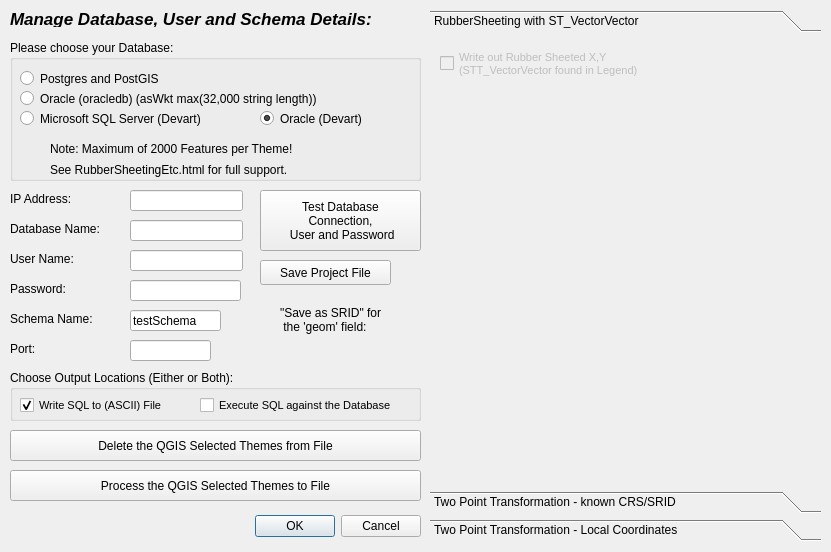
<?xml version="1.0" encoding="UTF-8"?>
<ui version="4.0">
 <class>RubberSheetingEtcDialogBase</class>
 <widget class="QDialog" name="RubberSheetingEtcDialogBase">
  <property name="geometry">
   <rect>
    <x>0</x>
    <y>0</y>
    <width>831</width>
    <height>552</height>
   </rect>
  </property>
  <property name="windowTitle">
   <string>RubberSheetingEtc_DEV</string>
  </property>
  <widget class="QDialogButtonBox" name="button_box">
   <property name="geometry">
    <rect>
     <x>80</x>
     <y>510</y>
     <width>341</width>
     <height>32</height>
    </rect>
   </property>
   <property name="orientation">
    <enum>Qt::Horizontal</enum>
   </property>
   <property name="standardButtons">
    <set>QDialogButtonBox::Cancel|QDialogButtonBox::Ok</set>
   </property>
  </widget>
  <widget class="QLabel" name="label_6">
   <property name="geometry">
    <rect>
     <x>10</x>
     <y>10</y>
     <width>451</width>
     <height>17</height>
    </rect>
   </property>
   <property name="font">
    <font>
     <pointsize>13</pointsize>
     <weight>75</weight>
     <italic>true</italic>
     <bold>true</bold>
    </font>
   </property>
   <property name="text">
    <string>Manage Database, User and Schema Details:</string>
   </property>
  </widget>
  <widget class="QLabel" name="label_11">
   <property name="geometry">
    <rect>
     <x>20</x>
     <y>330</y>
     <width>411</width>
     <height>17</height>
    </rect>
   </property>
   <property name="text">
    <string/>
   </property>
  </widget>
  <widget class="QLineEdit" name="PG_Username">
   <property name="geometry">
    <rect>
     <x>130</x>
     <y>250</y>
     <width>113</width>
     <height>21</height>
    </rect>
   </property>
  </widget>
  <widget class="QLabel" name="label">
   <property name="geometry">
    <rect>
     <x>10</x>
     <y>190</y>
     <width>91</width>
     <height>17</height>
    </rect>
   </property>
   <property name="text">
    <string>IP Address:</string>
   </property>
  </widget>
  <widget class="QLabel" name="label_7">
   <property name="geometry">
    <rect>
     <x>10</x>
     <y>310</y>
     <width>121</width>
     <height>17</height>
    </rect>
   </property>
   <property name="text">
    <string>Schema Name:</string>
   </property>
  </widget>
  <widget class="QLabel" name="label_3">
   <property name="geometry">
    <rect>
     <x>10</x>
     <y>250</y>
     <width>121</width>
     <height>17</height>
    </rect>
   </property>
   <property name="text">
    <string>User Name:</string>
   </property>
  </widget>
  <widget class="QLineEdit" name="PG_DBName">
   <property name="geometry">
    <rect>
     <x>130</x>
     <y>220</y>
     <width>113</width>
     <height>21</height>
    </rect>
   </property>
  </widget>
  <widget class="QgsProjectionSelectionWidget" name="mQgsProjectionSelectionWidget_Table">
   <property name="geometry">
    <rect>
     <x>230</x>
     <y>340</y>
     <width>191</width>
     <height>27</height>
    </rect>
   </property>
  </widget>
  <widget class="QLabel" name="label_4">
   <property name="geometry">
    <rect>
     <x>10</x>
     <y>280</y>
     <width>121</width>
     <height>17</height>
    </rect>
   </property>
   <property name="text">
    <string>Password:</string>
   </property>
  </widget>
  <widget class="QLineEdit" name="PG_Port">
   <property name="geometry">
    <rect>
     <x>130</x>
     <y>340</y>
     <width>81</width>
     <height>21</height>
    </rect>
   </property>
   <property name="alignment">
    <set>Qt::AlignRight|Qt::AlignTrailing|Qt::AlignVCenter</set>
   </property>
  </widget>
  <widget class="QLineEdit" name="PG_IPAddress">
   <property name="geometry">
    <rect>
     <x>130</x>
     <y>190</y>
     <width>113</width>
     <height>21</height>
    </rect>
   </property>
   <property name="text">
    <string/>
   </property>
  </widget>
  <widget class="QLabel" name="label_2">
   <property name="geometry">
    <rect>
     <x>10</x>
     <y>220</y>
     <width>121</width>
     <height>17</height>
    </rect>
   </property>
   <property name="text">
    <string>Database Name:</string>
   </property>
  </widget>
  <widget class="QGroupBox" name="groupBox">
   <property name="geometry">
    <rect>
     <x>10</x>
     <y>40</y>
     <width>411</width>
     <height>141</height>
    </rect>
   </property>
   <property name="title">
    <string>Please choose your Database:</string>
   </property>
   <widget class="QRadioButton" name="rb_PostGIS">
    <property name="geometry">
     <rect>
      <x>10</x>
      <y>30</y>
      <width>181</width>
      <height>17</height>
     </rect>
    </property>
    <property name="text">
     <string>Postgres and PostGIS</string>
    </property>
   </widget>
   <widget class="QRadioButton" name="c2c">
    <property name="geometry">
     <rect>
      <x>10</x>
      <y>50</y>
      <width>381</width>
      <height>17</height>
     </rect>
    </property>
    <property name="text">
     <string>Oracle (oracledb) (asWkt max(32,000 string length))</string>
    </property>
   </widget>
   <widget class="QRadioButton" name="m2m">
    <property name="geometry">
     <rect>
      <x>10</x>
      <y>70</y>
      <width>231</width>
      <height>17</height>
     </rect>
    </property>
    <property name="text">
     <string>Microsoft SQL Server (Devart)</string>
    </property>
    <property name="checked">
     <bool>false</bool>
    </property>
   </widget>
   <widget class="QRadioButton" name="o1o">
    <property name="geometry">
     <rect>
      <x>250</x>
      <y>70</y>
      <width>131</width>
      <height>17</height>
     </rect>
    </property>
    <property name="text">
     <string>Oracle (Devart)</string>
    </property>
    <property name="checked">
     <bool>true</bool>
    </property>
   </widget>
   <widget class="QLabel" name="label_9">
    <property name="geometry">
     <rect>
      <x>40</x>
      <y>100</y>
      <width>321</width>
      <height>17</height>
     </rect>
    </property>
    <property name="text">
     <string>Note: Maximum of 2000 Features per Theme!</string>
    </property>
   </widget>
   <widget class="QLabel" name="label_10">
    <property name="geometry">
     <rect>
      <x>40</x>
      <y>120</y>
      <width>321</width>
      <height>20</height>
     </rect>
    </property>
    <property name="text">
     <string>See RubberSheetingEtc.html for full support.</string>
    </property>
   </widget>
  </widget>
  <widget class="QLineEdit" name="PG_SchemaName">
   <property name="geometry">
    <rect>
     <x>130</x>
     <y>310</y>
     <width>91</width>
     <height>21</height>
    </rect>
   </property>
   <property name="text">
    <string>testSchema</string>
   </property>
  </widget>
  <widget class="QPushButton" name="d2d">
   <property name="geometry">
    <rect>
     <x>260</x>
     <y>190</y>
     <width>161</width>
     <height>61</height>
    </rect>
   </property>
   <property name="layoutDirection">
    <enum>Qt::LeftToRight</enum>
   </property>
   <property name="text">
    <string>Test Database
Connection,
 User and Password</string>
   </property>
  </widget>
  <widget class="QgsPasswordLineEdit" name="PG_Password">
   <property name="geometry">
    <rect>
     <x>130</x>
     <y>280</y>
     <width>111</width>
     <height>21</height>
    </rect>
   </property>
  </widget>
  <widget class="QLabel" name="label_8">
   <property name="geometry">
    <rect>
     <x>280</x>
     <y>299</y>
     <width>141</width>
     <height>41</height>
    </rect>
   </property>
   <property name="text">
    <string>&quot;Save as SRID&quot; for 
 the 'geom' field:</string>
   </property>
  </widget>
  <widget class="QLabel" name="label_5">
   <property name="geometry">
    <rect>
     <x>10</x>
     <y>340</y>
     <width>67</width>
     <height>17</height>
    </rect>
   </property>
   <property name="text">
    <string>Port:</string>
   </property>
  </widget>
  <widget class="QLabel" name="label_12">
   <property name="geometry">
    <rect>
     <x>30</x>
     <y>510</y>
     <width>141</width>
     <height>31</height>
    </rect>
   </property>
   <property name="text">
    <string/>
   </property>
  </widget>
  <widget class="QPushButton" name="g1g">
   <property name="geometry">
    <rect>
     <x>260</x>
     <y>260</y>
     <width>131</width>
     <height>25</height>
    </rect>
   </property>
   <property name="text">
    <string>Save Project File</string>
   </property>
  </widget>
  <widget class="QPushButton" name="h1h">
   <property name="geometry">
    <rect>
     <x>10</x>
     <y>470</y>
     <width>411</width>
     <height>31</height>
    </rect>
   </property>
   <property name="text">
    <string>Process the QGIS Selected Themes to File</string>
   </property>
  </widget>
  <widget class="QGroupBox" name="groupBox_2">
   <property name="geometry">
    <rect>
     <x>10</x>
     <y>370</y>
     <width>411</width>
     <height>51</height>
    </rect>
   </property>
   <property name="title">
    <string>Choose Output Locations (Either or Both):</string>
   </property>
   <widget class="QCheckBox" name="v1v">
    <property name="geometry">
     <rect>
      <x>10</x>
      <y>20</y>
      <width>161</width>
      <height>31</height>
     </rect>
    </property>
    <property name="font">
     <font>
      <pointsize>8</pointsize>
      <weight>50</weight>
      <bold>false</bold>
     </font>
    </property>
    <property name="text">
     <string>Write SQL to (ASCII) File</string>
    </property>
    <property name="checked">
     <bool>true</bool>
    </property>
   </widget>
   <widget class="QCheckBox" name="u1u">
    <property name="geometry">
     <rect>
      <x>190</x>
      <y>20</y>
      <width>201</width>
      <height>31</height>
     </rect>
    </property>
    <property name="font">
     <font>
      <pointsize>8</pointsize>
      <weight>50</weight>
      <bold>false</bold>
     </font>
    </property>
    <property name="text">
     <string>Execute SQL against the Database</string>
    </property>
   </widget>
  </widget>
  <widget class="QPushButton" name="e1e">
   <property name="geometry">
    <rect>
     <x>10</x>
     <y>430</y>
     <width>411</width>
     <height>31</height>
    </rect>
   </property>
   <property name="text">
    <string>Delete the QGIS Selected Themes from File</string>
   </property>
  </widget>
  <widget class="QToolBox" name="toolBox_Choice">
   <property name="geometry">
    <rect>
     <x>430</x>
     <y>10</y>
     <width>391</width>
     <height>531</height>
    </rect>
   </property>
   <widget class="QWidget" name="page">
    <property name="geometry">
     <rect>
      <x>0</x>
      <y>0</y>
      <width>391</width>
      <height>438</height>
     </rect>
    </property>
    <attribute name="label">
     <string>RubberSheeting with ST_VectorVector</string>
    </attribute>
    <widget class="QCheckBox" name="CB_DoRubberSheeting">
     <property name="enabled">
      <bool>false</bool>
     </property>
     <property name="geometry">
      <rect>
       <x>10</x>
       <y>10</y>
       <width>231</width>
       <height>31</height>
      </rect>
     </property>
     <property name="font">
      <font>
       <pointsize>8</pointsize>
       <weight>50</weight>
       <bold>false</bold>
      </font>
     </property>
     <property name="text">
      <string>Write out Rubber Sheeted X,Y 
(STT_VectorVector found in Legend)</string>
     </property>
    </widget>
   </widget>
   <widget class="QWidget" name="page_2">
    <property name="geometry">
     <rect>
      <x>0</x>
      <y>0</y>
      <width>96</width>
      <height>26</height>
     </rect>
    </property>
    <attribute name="label">
     <string>Two Point Transformation - known CRS/SRID</string>
    </attribute>
    <widget class="QLabel" name="label_13">
     <property name="geometry">
      <rect>
       <x>20</x>
       <y>0</y>
       <width>181</width>
       <height>17</height>
      </rect>
     </property>
     <property name="text">
      <string>From Easting/Longitude:</string>
     </property>
    </widget>
    <widget class="QLabel" name="label_14">
     <property name="geometry">
      <rect>
       <x>20</x>
       <y>30</y>
       <width>181</width>
       <height>17</height>
      </rect>
     </property>
     <property name="text">
      <string>From Northing/Latitude:</string>
     </property>
    </widget>
    <widget class="QLabel" name="label_15">
     <property name="geometry">
      <rect>
       <x>20</x>
       <y>90</y>
       <width>181</width>
       <height>17</height>
      </rect>
     </property>
     <property name="text">
      <string>To Northing/Latitude:</string>
     </property>
    </widget>
    <widget class="QLabel" name="label_16">
     <property name="geometry">
      <rect>
       <x>20</x>
       <y>60</y>
       <width>181</width>
       <height>17</height>
      </rect>
     </property>
     <property name="text">
      <string>To Easting/Longitude:</string>
     </property>
    </widget>
    <widget class="QLabel" name="label_17">
     <property name="geometry">
      <rect>
       <x>20</x>
       <y>150</y>
       <width>111</width>
       <height>17</height>
      </rect>
     </property>
     <property name="text">
      <string>Scale Factor:</string>
     </property>
    </widget>
    <widget class="QLabel" name="label_18">
     <property name="geometry">
      <rect>
       <x>20</x>
       <y>120</y>
       <width>141</width>
       <height>17</height>
      </rect>
     </property>
     <property name="text">
      <string>Rotation (Dec Deg):</string>
     </property>
    </widget>
    <widget class="QLineEdit" name="tb_FromE">
     <property name="geometry">
      <rect>
       <x>220</x>
       <y>0</y>
       <width>113</width>
       <height>21</height>
      </rect>
     </property>
     <property name="layoutDirection">
      <enum>Qt::LeftToRight</enum>
     </property>
     <property name="text">
      <string>0</string>
     </property>
     <property name="maxLength">
      <number>32</number>
     </property>
     <property name="alignment">
      <set>Qt::AlignRight|Qt::AlignTrailing|Qt::AlignVCenter</set>
     </property>
    </widget>
    <widget class="QLineEdit" name="tb_FromN">
     <property name="geometry">
      <rect>
       <x>220</x>
       <y>30</y>
       <width>113</width>
       <height>21</height>
      </rect>
     </property>
     <property name="text">
      <string>0</string>
     </property>
     <property name="maxLength">
      <number>32</number>
     </property>
     <property name="alignment">
      <set>Qt::AlignRight|Qt::AlignTrailing|Qt::AlignVCenter</set>
     </property>
    </widget>
    <widget class="QLineEdit" name="tb_ToE">
     <property name="geometry">
      <rect>
       <x>220</x>
       <y>60</y>
       <width>113</width>
       <height>21</height>
      </rect>
     </property>
     <property name="text">
      <string>0</string>
     </property>
     <property name="maxLength">
      <number>32</number>
     </property>
     <property name="alignment">
      <set>Qt::AlignRight|Qt::AlignTrailing|Qt::AlignVCenter</set>
     </property>
    </widget>
    <widget class="QLineEdit" name="tb_ToN">
     <property name="geometry">
      <rect>
       <x>220</x>
       <y>90</y>
       <width>113</width>
       <height>21</height>
      </rect>
     </property>
     <property name="text">
      <string>0</string>
     </property>
     <property name="maxLength">
      <number>32</number>
     </property>
     <property name="alignment">
      <set>Qt::AlignRight|Qt::AlignTrailing|Qt::AlignVCenter</set>
     </property>
    </widget>
    <widget class="QLineEdit" name="tb_RotnDecDeg">
     <property name="geometry">
      <rect>
       <x>220</x>
       <y>120</y>
       <width>111</width>
       <height>21</height>
      </rect>
     </property>
     <property name="text">
      <string>0</string>
     </property>
     <property name="maxLength">
      <number>10</number>
     </property>
     <property name="alignment">
      <set>Qt::AlignRight|Qt::AlignTrailing|Qt::AlignVCenter</set>
     </property>
    </widget>
    <widget class="QLineEdit" name="tb_ScaleFactor">
     <property name="geometry">
      <rect>
       <x>220</x>
       <y>150</y>
       <width>113</width>
       <height>21</height>
      </rect>
     </property>
     <property name="text">
      <string>1</string>
     </property>
     <property name="maxLength">
      <number>32</number>
     </property>
     <property name="alignment">
      <set>Qt::AlignRight|Qt::AlignTrailing|Qt::AlignVCenter</set>
     </property>
    </widget>
    <widget class="QLabel" name="label_19">
     <property name="geometry">
      <rect>
       <x>20</x>
       <y>190</y>
       <width>311</width>
       <height>20</height>
      </rect>
     </property>
     <property name="text">
      <string>X and Y above are in the &quot;Save as SRID&quot;!</string>
     </property>
     <property name="alignment">
      <set>Qt::AlignCenter</set>
     </property>
    </widget>
    <widget class="QLabel" name="label_20">
     <property name="geometry">
      <rect>
       <x>40</x>
       <y>230</y>
       <width>271</width>
       <height>51</height>
      </rect>
     </property>
     <property name="text">
      <string>NOTE: Selected Themes MUST have 
defined  CRS/SRID/EPSG.</string>
     </property>
     <property name="alignment">
      <set>Qt::AlignCenter</set>
     </property>
    </widget>
   </widget>
   <widget class="QWidget" name="page_3">
    <property name="geometry">
     <rect>
      <x>0</x>
      <y>0</y>
      <width>96</width>
      <height>26</height>
     </rect>
    </property>
    <attribute name="label">
     <string>Two Point Transformation - Local Coordinates</string>
    </attribute>
    <widget class="QLineEdit" name="tb_RotnDecDeg_2">
     <property name="geometry">
      <rect>
       <x>230</x>
       <y>130</y>
       <width>111</width>
       <height>21</height>
      </rect>
     </property>
     <property name="text">
      <string>0</string>
     </property>
     <property name="maxLength">
      <number>10</number>
     </property>
     <property name="alignment">
      <set>Qt::AlignRight|Qt::AlignTrailing|Qt::AlignVCenter</set>
     </property>
    </widget>
    <widget class="QLineEdit" name="tb_ScaleFactor_2">
     <property name="geometry">
      <rect>
       <x>230</x>
       <y>160</y>
       <width>113</width>
       <height>21</height>
      </rect>
     </property>
     <property name="text">
      <string>1</string>
     </property>
     <property name="maxLength">
      <number>32</number>
     </property>
     <property name="alignment">
      <set>Qt::AlignRight|Qt::AlignTrailing|Qt::AlignVCenter</set>
     </property>
    </widget>
    <widget class="QLabel" name="label_22">
     <property name="geometry">
      <rect>
       <x>30</x>
       <y>40</y>
       <width>181</width>
       <height>17</height>
      </rect>
     </property>
     <property name="text">
      <string>From Northing:</string>
     </property>
    </widget>
    <widget class="QLabel" name="label_23">
     <property name="geometry">
      <rect>
       <x>40</x>
       <y>190</y>
       <width>291</width>
       <height>161</height>
      </rect>
     </property>
     <property name="text">
      <string>NOTE: The Local XY are assumed to be
Metres, and so the CRS/SRID above
must also be a Metric Projection.

The Local XY of the Active Themes
are 'transformed' as above, assigned
the CRS/SRID below, then saved to the 
Database in the &quot;Save as SRID&quot;</string>
     </property>
     <property name="alignment">
      <set>Qt::AlignCenter</set>
     </property>
    </widget>
    <widget class="QLabel" name="label_24">
     <property name="geometry">
      <rect>
       <x>30</x>
       <y>10</y>
       <width>181</width>
       <height>17</height>
      </rect>
     </property>
     <property name="text">
      <string>From Easting:</string>
     </property>
    </widget>
    <widget class="QLineEdit" name="tb_FromN_2">
     <property name="geometry">
      <rect>
       <x>230</x>
       <y>40</y>
       <width>113</width>
       <height>21</height>
      </rect>
     </property>
     <property name="text">
      <string>0</string>
     </property>
     <property name="maxLength">
      <number>32</number>
     </property>
     <property name="alignment">
      <set>Qt::AlignRight|Qt::AlignTrailing|Qt::AlignVCenter</set>
     </property>
    </widget>
    <widget class="QLineEdit" name="tb_ToN_2">
     <property name="geometry">
      <rect>
       <x>230</x>
       <y>100</y>
       <width>113</width>
       <height>21</height>
      </rect>
     </property>
     <property name="text">
      <string>0</string>
     </property>
     <property name="maxLength">
      <number>32</number>
     </property>
     <property name="alignment">
      <set>Qt::AlignRight|Qt::AlignTrailing|Qt::AlignVCenter</set>
     </property>
    </widget>
    <widget class="QLabel" name="label_25">
     <property name="geometry">
      <rect>
       <x>30</x>
       <y>100</y>
       <width>181</width>
       <height>17</height>
      </rect>
     </property>
     <property name="text">
      <string>To Northing:</string>
     </property>
    </widget>
    <widget class="QLabel" name="label_26">
     <property name="geometry">
      <rect>
       <x>30</x>
       <y>130</y>
       <width>141</width>
       <height>17</height>
      </rect>
     </property>
     <property name="text">
      <string>Rotation (Dec Deg):</string>
     </property>
    </widget>
    <widget class="QLabel" name="label_27">
     <property name="geometry">
      <rect>
       <x>30</x>
       <y>70</y>
       <width>181</width>
       <height>17</height>
      </rect>
     </property>
     <property name="text">
      <string>To Easting:</string>
     </property>
    </widget>
    <widget class="QLineEdit" name="tb_FromE_2">
     <property name="geometry">
      <rect>
       <x>230</x>
       <y>10</y>
       <width>113</width>
       <height>21</height>
      </rect>
     </property>
     <property name="layoutDirection">
      <enum>Qt::LeftToRight</enum>
     </property>
     <property name="text">
      <string>0</string>
     </property>
     <property name="maxLength">
      <number>32</number>
     </property>
     <property name="alignment">
      <set>Qt::AlignRight|Qt::AlignTrailing|Qt::AlignVCenter</set>
     </property>
    </widget>
    <widget class="QLabel" name="label_28">
     <property name="geometry">
      <rect>
       <x>30</x>
       <y>160</y>
       <width>111</width>
       <height>17</height>
      </rect>
     </property>
     <property name="text">
      <string>Scale Factor:</string>
     </property>
    </widget>
    <widget class="QLineEdit" name="tb_ToE_2">
     <property name="geometry">
      <rect>
       <x>230</x>
       <y>70</y>
       <width>113</width>
       <height>21</height>
      </rect>
     </property>
     <property name="text">
      <string>0</string>
     </property>
     <property name="maxLength">
      <number>32</number>
     </property>
     <property name="alignment">
      <set>Qt::AlignRight|Qt::AlignTrailing|Qt::AlignVCenter</set>
     </property>
    </widget>
    <widget class="QgsProjectionSelectionWidget" name="mQgsProjectionSelectionWidget_LclXY">
     <property name="geometry">
      <rect>
       <x>90</x>
       <y>360</y>
       <width>191</width>
       <height>27</height>
      </rect>
     </property>
    </widget>
   </widget>
  </widget>
 </widget>
 <customwidgets>
  <customwidget>
   <class>QgsPasswordLineEdit</class>
   <extends>QLineEdit</extends>
   <header>qgspasswordlineedit.h</header>
  </customwidget>
  <customwidget>
   <class>QgsProjectionSelectionWidget</class>
   <extends>QWidget</extends>
   <header>qgsprojectionselectionwidget.h</header>
  </customwidget>
 </customwidgets>
 <resources/>
 <connections>
  <connection>
   <sender>button_box</sender>
   <signal>accepted()</signal>
   <receiver>RubberSheetingEtcDialogBase</receiver>
   <slot>accept()</slot>
   <hints>
    <hint type="sourcelabel">
     <x>20</x>
     <y>20</y>
    </hint>
    <hint type="destinationlabel">
     <x>20</x>
     <y>20</y>
    </hint>
   </hints>
  </connection>
  <connection>
   <sender>button_box</sender>
   <signal>rejected()</signal>
   <receiver>RubberSheetingEtcDialogBase</receiver>
   <slot>reject()</slot>
   <hints>
    <hint type="sourcelabel">
     <x>20</x>
     <y>20</y>
    </hint>
    <hint type="destinationlabel">
     <x>20</x>
     <y>20</y>
    </hint>
   </hints>
  </connection>
 </connections>
</ui>
